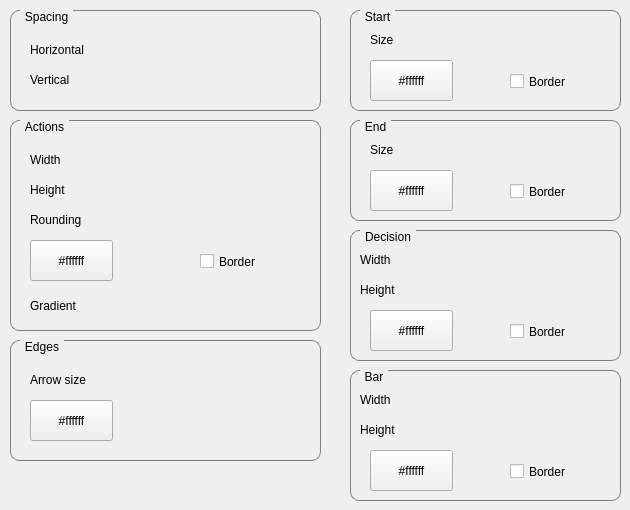
   <widget class="QWidget" name="activity_diagrams_tab">
    <attribute name="title">
     <string>Activity Diagrams</string>
    </attribute>
    <widget class="QGroupBox" name="groupBox_6">
     <property name="geometry">
      <rect>
       <x>10</x>
       <y>120</y>
       <width>311</width>
       <height>211</height>
      </rect>
     </property>
     <property name="layoutDirection">
      <enum>Qt::LeftToRight</enum>
     </property>
     <property name="styleSheet">
      <string notr="true">QGroupBox {
    border: 1px solid gray;
    border-radius: 9px;
    margin-top: 0.5em;
}

QGroupBox::title {
    subcontrol-origin: margin;
    left: 10px;
    padding: 0 3px 0 3px;
}</string>
     </property>
     <property name="title">
      <string>Actions</string>
     </property>
     <widget class="QPushButton" name="ad_action_color_pb">
      <property name="geometry">
       <rect>
        <x>20</x>
        <y>120</y>
        <width>83</width>
        <height>41</height>
       </rect>
      </property>
      <property name="text">
       <string>#ffffff</string>
      </property>
     </widget>
     <widget class="SettingsSliderPercent" name="ad_action_color_gradient_slider" native="true">
      <property name="geometry">
       <rect>
        <x>90</x>
        <y>160</y>
        <width>200</width>
        <height>41</height>
       </rect>
      </property>
     </widget>
     <widget class="QLabel" name="label_40">
      <property name="geometry">
       <rect>
        <x>20</x>
        <y>170</y>
        <width>71</width>
        <height>31</height>
       </rect>
      </property>
      <property name="text">
       <string>Gradient</string>
      </property>
     </widget>
     <widget class="QLabel" name="label_41">
      <property name="geometry">
       <rect>
        <x>20</x>
        <y>60</y>
        <width>51</width>
        <height>20</height>
       </rect>
      </property>
      <property name="text">
       <string>Height</string>
      </property>
     </widget>
     <widget class="QLabel" name="label_42">
      <property name="geometry">
       <rect>
        <x>20</x>
        <y>30</y>
        <width>51</width>
        <height>20</height>
       </rect>
      </property>
      <property name="text">
       <string>Width</string>
      </property>
     </widget>
     <widget class="SettingsSlider" name="ad_action_width_slider" native="true">
      <property name="geometry">
       <rect>
        <x>90</x>
        <y>20</y>
        <width>200</width>
        <height>41</height>
       </rect>
      </property>
     </widget>
     <widget class="SettingsSlider" name="ad_action_height_slider" native="true">
      <property name="geometry">
       <rect>
        <x>90</x>
        <y>50</y>
        <width>200</width>
        <height>41</height>
       </rect>
      </property>
     </widget>
     <widget class="QLabel" name="label_45">
      <property name="geometry">
       <rect>
        <x>20</x>
        <y>90</y>
        <width>71</width>
        <height>20</height>
       </rect>
      </property>
      <property name="text">
       <string>Rounding</string>
      </property>
     </widget>
     <widget class="SettingsSlider" name="ad_action_corner_rounding_slider" native="true">
      <property name="geometry">
       <rect>
        <x>90</x>
        <y>80</y>
        <width>200</width>
        <height>41</height>
       </rect>
      </property>
     </widget>
     <widget class="QCheckBox" name="ad_action_use_border_cb">
      <property name="geometry">
       <rect>
        <x>190</x>
        <y>130</y>
        <width>81</width>
        <height>23</height>
       </rect>
      </property>
      <property name="text">
       <string>Border</string>
      </property>
     </widget>
    </widget>
    <widget class="QGroupBox" name="groupBox_7">
     <property name="geometry">
      <rect>
       <x>10</x>
       <y>340</y>
       <width>311</width>
       <height>121</height>
      </rect>
     </property>
     <property name="styleSheet">
      <string notr="true">QGroupBox {
    border: 1px solid gray;
    border-radius: 9px;
    margin-top: 0.5em;
}

QGroupBox::title {
    subcontrol-origin: margin;
    left: 10px;
    padding: 0 3px 0 3px;
}</string>
     </property>
     <property name="title">
      <string>Edges</string>
     </property>
     <widget class="SettingsSlider" name="ad_edge_arrow_size_slider" native="true">
      <property name="geometry">
       <rect>
        <x>100</x>
        <y>20</y>
        <width>200</width>
        <height>41</height>
       </rect>
      </property>
     </widget>
     <widget class="QLabel" name="label_46">
      <property name="geometry">
       <rect>
        <x>20</x>
        <y>30</y>
        <width>101</width>
        <height>20</height>
       </rect>
      </property>
      <property name="text">
       <string>Arrow size</string>
      </property>
     </widget>
     <widget class="QPushButton" name="ad_edge_color_pb">
      <property name="geometry">
       <rect>
        <x>20</x>
        <y>60</y>
        <width>83</width>
        <height>41</height>
       </rect>
      </property>
      <property name="text">
       <string>#ffffff</string>
      </property>
     </widget>
    </widget>
    <widget class="QGroupBox" name="groupBox_8">
     <property name="geometry">
      <rect>
       <x>10</x>
       <y>10</y>
       <width>311</width>
       <height>101</height>
      </rect>
     </property>
     <property name="styleSheet">
      <string notr="true">QGroupBox {
    border: 1px solid gray;
    border-radius: 9px;
    margin-top: 0.5em;
}

QGroupBox::title {
    subcontrol-origin: margin;
    left: 10px;
    padding: 0 3px 0 3px;
}</string>
     </property>
     <property name="title">
      <string>Spacing</string>
     </property>
     <widget class="QLabel" name="label_44">
      <property name="geometry">
       <rect>
        <x>20</x>
        <y>60</y>
        <width>61</width>
        <height>20</height>
       </rect>
      </property>
      <property name="text">
       <string>Vertical</string>
      </property>
     </widget>
     <widget class="QLabel" name="label_43">
      <property name="geometry">
       <rect>
        <x>20</x>
        <y>30</y>
        <width>81</width>
        <height>20</height>
       </rect>
      </property>
      <property name="text">
       <string>Horizontal</string>
      </property>
     </widget>
     <widget class="SettingsSlider" name="ad_v_spacing_slider" native="true">
      <property name="geometry">
       <rect>
        <x>100</x>
        <y>50</y>
        <width>200</width>
        <height>41</height>
       </rect>
      </property>
     </widget>
     <widget class="SettingsSlider" name="ad_h_spacing_slider" native="true">
      <property name="geometry">
       <rect>
        <x>100</x>
        <y>20</y>
        <width>200</width>
        <height>41</height>
       </rect>
      </property>
     </widget>
    </widget>
    <widget class="QGroupBox" name="groupBox_9">
     <property name="geometry">
      <rect>
       <x>350</x>
       <y>230</y>
       <width>271</width>
       <height>131</height>
      </rect>
     </property>
     <property name="styleSheet">
      <string notr="true">QGroupBox {
    border: 1px solid gray;
    border-radius: 9px;
    margin-top: 0.5em;
}

QGroupBox::title {
    subcontrol-origin: margin;
    left: 10px;
    padding: 0 3px 0 3px;
}</string>
     </property>
     <property name="title">
      <string>Decision</string>
     </property>
     <widget class="SettingsSlider" name="ad_decision_width_slider" native="true">
      <property name="geometry">
       <rect>
        <x>60</x>
        <y>10</y>
        <width>200</width>
        <height>41</height>
       </rect>
      </property>
     </widget>
     <widget class="QLabel" name="label_48">
      <property name="geometry">
       <rect>
        <x>10</x>
        <y>20</y>
        <width>51</width>
        <height>20</height>
       </rect>
      </property>
      <property name="text">
       <string>Width</string>
      </property>
     </widget>
     <widget class="QPushButton" name="ad_decision_color_pb">
      <property name="geometry">
       <rect>
        <x>20</x>
        <y>80</y>
        <width>83</width>
        <height>41</height>
       </rect>
      </property>
      <property name="text">
       <string>#ffffff</string>
      </property>
     </widget>
     <widget class="SettingsSlider" name="ad_decision_height_slider" native="true">
      <property name="geometry">
       <rect>
        <x>60</x>
        <y>40</y>
        <width>200</width>
        <height>41</height>
       </rect>
      </property>
     </widget>
     <widget class="QLabel" name="label_51">
      <property name="geometry">
       <rect>
        <x>10</x>
        <y>50</y>
        <width>51</width>
        <height>20</height>
       </rect>
      </property>
      <property name="text">
       <string>Height</string>
      </property>
     </widget>
     <widget class="QCheckBox" name="ad_decision_use_border_cb">
      <property name="geometry">
       <rect>
        <x>160</x>
        <y>90</y>
        <width>81</width>
        <height>23</height>
       </rect>
      </property>
      <property name="text">
       <string>Border</string>
      </property>
     </widget>
    </widget>
    <widget class="QGroupBox" name="groupBox_10">
     <property name="geometry">
      <rect>
       <x>350</x>
       <y>10</y>
       <width>271</width>
       <height>101</height>
      </rect>
     </property>
     <property name="styleSheet">
      <string notr="true">QGroupBox {
    border: 1px solid gray;
    border-radius: 9px;
    margin-top: 0.5em;
}

QGroupBox::title {
    subcontrol-origin: margin;
    left: 10px;
    padding: 0 3px 0 3px;
}</string>
     </property>
     <property name="title">
      <string>Start</string>
     </property>
     <widget class="SettingsSlider" name="ad_start_size_slider" native="true">
      <property name="geometry">
       <rect>
        <x>60</x>
        <y>10</y>
        <width>200</width>
        <height>41</height>
       </rect>
      </property>
     </widget>
     <widget class="QLabel" name="label_49">
      <property name="geometry">
       <rect>
        <x>20</x>
        <y>20</y>
        <width>41</width>
        <height>20</height>
       </rect>
      </property>
      <property name="text">
       <string>Size</string>
      </property>
     </widget>
     <widget class="QCheckBox" name="ad_start_use_border_cb">
      <property name="geometry">
       <rect>
        <x>160</x>
        <y>60</y>
        <width>81</width>
        <height>23</height>
       </rect>
      </property>
      <property name="text">
       <string>Border</string>
      </property>
     </widget>
     <widget class="QPushButton" name="ad_start_color_pb">
      <property name="geometry">
       <rect>
        <x>20</x>
        <y>50</y>
        <width>83</width>
        <height>41</height>
       </rect>
      </property>
      <property name="text">
       <string>#ffffff</string>
      </property>
     </widget>
    </widget>
    <widget class="QGroupBox" name="groupBox_11">
     <property name="geometry">
      <rect>
       <x>350</x>
       <y>120</y>
       <width>271</width>
       <height>101</height>
      </rect>
     </property>
     <property name="styleSheet">
      <string notr="true">QGroupBox {
    border: 1px solid gray;
    border-radius: 9px;
    margin-top: 0.5em;
}

QGroupBox::title {
    subcontrol-origin: margin;
    left: 10px;
    padding: 0 3px 0 3px;
}</string>
     </property>
     <property name="title">
      <string>End</string>
     </property>
     <widget class="SettingsSlider" name="ad_end_size_slider" native="true">
      <property name="geometry">
       <rect>
        <x>60</x>
        <y>10</y>
        <width>200</width>
        <height>41</height>
       </rect>
      </property>
     </widget>
     <widget class="QLabel" name="label_50">
      <property name="geometry">
       <rect>
        <x>20</x>
        <y>20</y>
        <width>41</width>
        <height>20</height>
       </rect>
      </property>
      <property name="text">
       <string>Size</string>
      </property>
     </widget>
     <widget class="QCheckBox" name="ad_end_use_border_cb">
      <property name="geometry">
       <rect>
        <x>160</x>
        <y>60</y>
        <width>81</width>
        <height>23</height>
       </rect>
      </property>
      <property name="text">
       <string>Border</string>
      </property>
     </widget>
     <widget class="QPushButton" name="ad_end_color_pb">
      <property name="geometry">
       <rect>
        <x>20</x>
        <y>50</y>
        <width>83</width>
        <height>41</height>
       </rect>
      </property>
      <property name="text">
       <string>#ffffff</string>
      </property>
     </widget>
    </widget>
    <widget class="QGroupBox" name="groupBox_12">
     <property name="geometry">
      <rect>
       <x>350</x>
       <y>370</y>
       <width>271</width>
       <height>131</height>
      </rect>
     </property>
     <property name="styleSheet">
      <string notr="true">QGroupBox {
    border: 1px solid gray;
    border-radius: 9px;
    margin-top: 0.5em;
}

QGroupBox::title {
    subcontrol-origin: margin;
    left: 10px;
    padding: 0 3px 0 3px;
}</string>
     </property>
     <property name="title">
      <string>Bar</string>
     </property>
     <widget class="SettingsSlider" name="ad_bar_width_slider" native="true">
      <property name="geometry">
       <rect>
        <x>60</x>
        <y>10</y>
        <width>200</width>
        <height>41</height>
       </rect>
      </property>
     </widget>
     <widget class="QLabel" name="label_52">
      <property name="geometry">
       <rect>
        <x>10</x>
        <y>20</y>
        <width>51</width>
        <height>20</height>
       </rect>
      </property>
      <property name="text">
       <string>Width</string>
      </property>
     </widget>
     <widget class="QPushButton" name="ad_bar_color_pb">
      <property name="geometry">
       <rect>
        <x>20</x>
        <y>80</y>
        <width>83</width>
        <height>41</height>
       </rect>
      </property>
      <property name="text">
       <string>#ffffff</string>
      </property>
     </widget>
     <widget class="SettingsSlider" name="ad_bar_height_slider" native="true">
      <property name="geometry">
       <rect>
        <x>60</x>
        <y>40</y>
        <width>200</width>
        <height>41</height>
       </rect>
      </property>
     </widget>
     <widget class="QLabel" name="label_53">
      <property name="geometry">
       <rect>
        <x>10</x>
        <y>50</y>
        <width>51</width>
        <height>20</height>
       </rect>
      </property>
      <property name="text">
       <string>Height</string>
      </property>
     </widget>
     <widget class="QCheckBox" name="ad_bar_use_border_cb">
      <property name="geometry">
       <rect>
        <x>160</x>
        <y>90</y>
        <width>81</width>
        <height>23</height>
       </rect>
      </property>
      <property name="text">
       <string>Border</string>
      </property>
     </widget>
    </widget>
   </widget>
